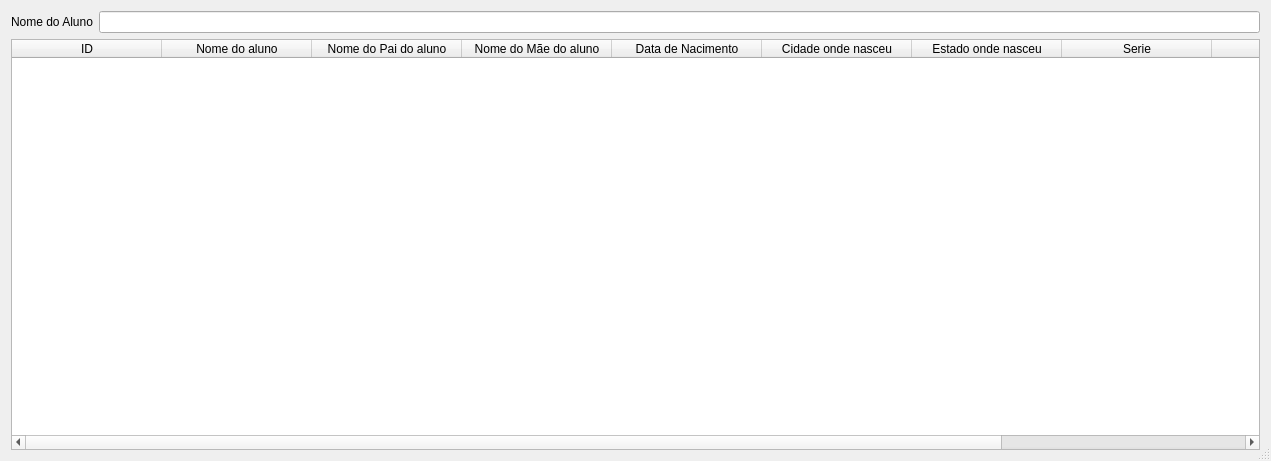
<?xml version="1.0" encoding="UTF-8"?>
<ui version="4.0">
 <class>Dialog</class>
 <widget class="QDialog" name="Dialog">
  <property name="geometry">
   <rect>
    <x>0</x>
    <y>0</y>
    <width>1271</width>
    <height>461</height>
   </rect>
  </property>
  <property name="windowTitle">
   <string>Pesquisar aluno</string>
  </property>
  <property name="windowIcon">
   <iconset>
    <normaloff>../img/icon.ico</normaloff>../img/icon.ico</iconset>
  </property>
  <property name="sizeGripEnabled">
   <bool>true</bool>
  </property>
  <property name="modal">
   <bool>false</bool>
  </property>
  <layout class="QVBoxLayout" name="verticalLayout_2">
   <item>
    <layout class="QVBoxLayout" name="verticalLayout" stretch="0,0,0">
     <property name="sizeConstraint">
      <enum>QLayout::SetDefaultConstraint</enum>
     </property>
     <item>
      <layout class="QFormLayout" name="formLayout">
       <item row="0" column="0">
        <widget class="QLabel" name="nomeDoAlunoLabel">
         <property name="text">
          <string>Nome do Aluno</string>
         </property>
        </widget>
       </item>
       <item row="0" column="1">
        <widget class="QLineEdit" name="nomeDoAlunoLineEdit"/>
       </item>
      </layout>
     </item>
     <item>
      <widget class="QTableWidget" name="tableWidget">
       <property name="sizeAdjustPolicy">
        <enum>QAbstractScrollArea::AdjustToContents</enum>
       </property>
       <property name="rowCount">
        <number>0</number>
       </property>
       <property name="columnCount">
        <number>10</number>
       </property>
       <attribute name="horizontalHeaderDefaultSectionSize">
        <number>150</number>
       </attribute>
       <attribute name="horizontalHeaderMinimumSectionSize">
        <number>30</number>
       </attribute>
       <column>
        <property name="text">
         <string>ID</string>
        </property>
        <property name="textAlignment">
         <set>AlignCenter</set>
        </property>
       </column>
       <column>
        <property name="text">
         <string>Nome do aluno</string>
        </property>
        <property name="textAlignment">
         <set>AlignCenter</set>
        </property>
       </column>
       <column>
        <property name="text">
         <string>Nome do Pai do aluno</string>
        </property>
        <property name="textAlignment">
         <set>AlignCenter</set>
        </property>
       </column>
       <column>
        <property name="text">
         <string>Nome do Mãe do aluno</string>
        </property>
        <property name="textAlignment">
         <set>AlignCenter</set>
        </property>
       </column>
       <column>
        <property name="text">
         <string>Data de Nacimento</string>
        </property>
        <property name="textAlignment">
         <set>AlignCenter</set>
        </property>
       </column>
       <column>
        <property name="text">
         <string>Cidade onde nasceu</string>
        </property>
        <property name="textAlignment">
         <set>AlignCenter</set>
        </property>
       </column>
       <column>
        <property name="text">
         <string>Estado onde nasceu</string>
        </property>
        <property name="textAlignment">
         <set>AlignCenter</set>
        </property>
       </column>
       <column>
        <property name="text">
         <string>Serie</string>
        </property>
        <property name="textAlignment">
         <set>AlignCenter</set>
        </property>
       </column>
       <column>
        <property name="text">
         <string>Segmento</string>
        </property>
        <property name="textAlignment">
         <set>AlignCenter</set>
        </property>
       </column>
       <column>
        <property name="text">
         <string>Ano letivo</string>
        </property>
        <property name="textAlignment">
         <set>AlignCenter</set>
        </property>
       </column>
      </widget>
     </item>
     <item>
      <layout class="QHBoxLayout" name="horizontalLayout"/>
     </item>
    </layout>
   </item>
  </layout>
 </widget>
 <resources/>
 <connections/>
</ui>
